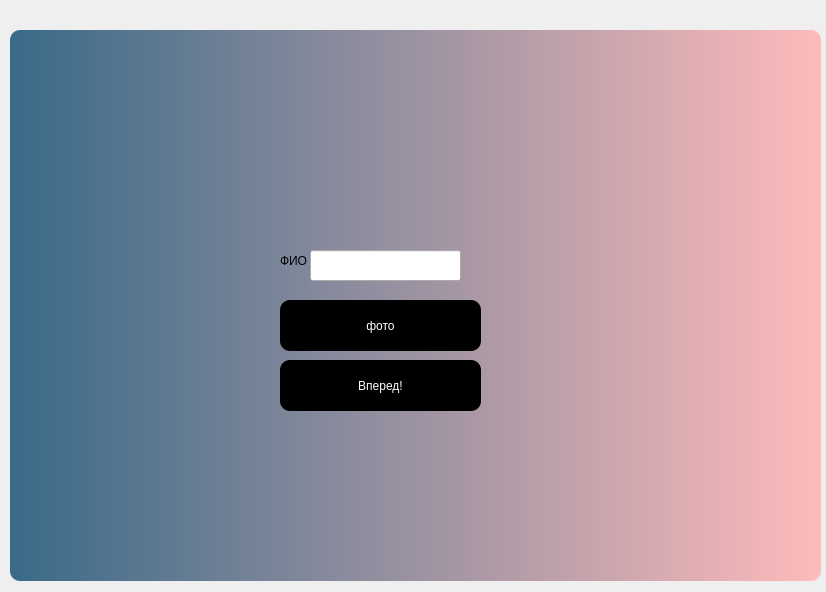
<?xml version="1.0" encoding="UTF-8"?>
<ui version="4.0">
 <class>Form</class>
 <widget class="QWidget" name="Form">
  <property name="geometry">
   <rect>
    <x>0</x>
    <y>0</y>
    <width>826</width>
    <height>592</height>
   </rect>
  </property>
  <property name="windowTitle">
   <string>Form</string>
  </property>
  <property name="styleSheet">
   <string notr="true"/>
  </property>
  <widget class="QFrame" name="frame">
   <property name="geometry">
    <rect>
     <x>10</x>
     <y>30</y>
     <width>811</width>
     <height>551</height>
    </rect>
   </property>
   <property name="styleSheet">
    <string notr="true">QFrame{
background-color:qlineargradient(spread:pad, x1:0, y1:0, x2:1, y2:0, stop:0 rgba(57, 106, 136, 255), stop:1 rgba(255, 187, 187, 255));
border-radius:10px
}</string>
   </property>
   <property name="frameShape">
    <enum>QFrame::StyledPanel</enum>
   </property>
   <property name="frameShadow">
    <enum>QFrame::Raised</enum>
   </property>
   <widget class="QPushButton" name="next">
    <property name="geometry">
     <rect>
      <x>270</x>
      <y>330</y>
      <width>201</width>
      <height>51</height>
     </rect>
    </property>
    <property name="styleSheet">
     <string notr="true">QPushButton{
background-color:rgb(0, 0, 0);
border-radius:10px;
color: white
}</string>
    </property>
    <property name="text">
     <string>Вперед!</string>
    </property>
   </widget>
   <widget class="QLineEdit" name="Name">
    <property name="geometry">
     <rect>
      <x>300</x>
      <y>220</y>
      <width>151</width>
      <height>31</height>
     </rect>
    </property>
   </widget>
   <widget class="QLabel" name="label">
    <property name="geometry">
     <rect>
      <x>270</x>
      <y>190</y>
      <width>31</width>
      <height>81</height>
     </rect>
    </property>
    <property name="styleSheet">
     <string notr="true">QLabel{
background-color:rgba(175, 255, 246, 0)
}</string>
    </property>
    <property name="text">
     <string>ФИО</string>
    </property>
   </widget>
   <widget class="QPushButton" name="photo">
    <property name="geometry">
     <rect>
      <x>270</x>
      <y>270</y>
      <width>201</width>
      <height>51</height>
     </rect>
    </property>
    <property name="styleSheet">
     <string notr="true">QPushButton{
background-color:rgb(0, 0, 0);
border-radius:10px;
color: white
}</string>
    </property>
    <property name="text">
     <string>фото</string>
    </property>
   </widget>
  </widget>
 </widget>
 <resources/>
 <connections/>
</ui>
